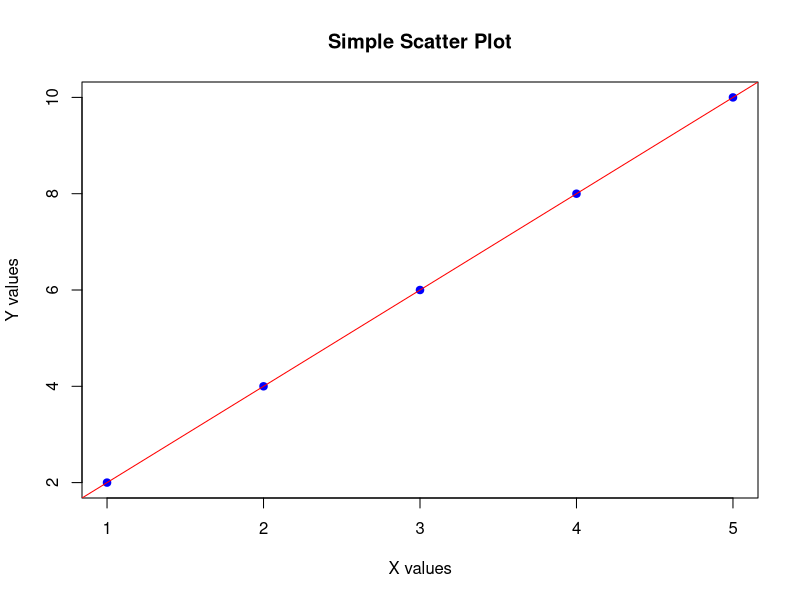

Reproduce this figure in R.
## ---- chunk 1
#| label: basic-analysis
#| echo: true

# Create some sample data
x <- c(1, 2, 3, 4, 5)
y <- c(2, 4, 6, 8, 10)

# Calculate mean and correlation
mean_x <- mean(x)
mean_y <- mean(y)
correlation <- cor(x, y)

print(paste("Mean of x:", mean_x))
print(paste("Mean of y:", mean_y))
print(paste("Correlation:", correlation))

# Create a simple plot
plot(x, y, main = "Simple Scatter Plot", 
     xlab = "X values", ylab = "Y values", 
     pch = 19, col = "blue")
abline(lm(y ~ x), col = "red")
